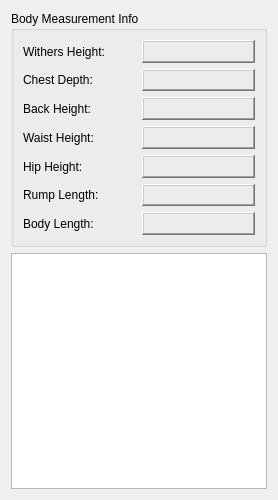
         <widget class="QWidget" name="leftCompsWidget" native="true">
          <property name="sizePolicy">
           <sizepolicy hsizetype="Expanding" vsizetype="Expanding">
            <horstretch>25</horstretch>
            <verstretch>80</verstretch>
           </sizepolicy>
          </property>
          <property name="minimumSize">
           <size>
            <width>261</width>
            <height>500</height>
           </size>
          </property>
          <layout class="QVBoxLayout" name="verticalLayout_2">
           <item>
            <widget class="QGroupBox" name="BMIGroupBox">
             <property name="sizePolicy">
              <sizepolicy hsizetype="Expanding" vsizetype="Expanding">
               <horstretch>0</horstretch>
               <verstretch>0</verstretch>
              </sizepolicy>
             </property>
             <property name="minimumSize">
              <size>
               <width>200</width>
               <height>200</height>
              </size>
             </property>
             <property name="baseSize">
              <size>
               <width>256</width>
               <height>271</height>
              </size>
             </property>
             <property name="title">
              <string>Body Measurement Info</string>
             </property>
             <layout class="QVBoxLayout" name="verticalLayout_3">
              <item>
               <layout class="QHBoxLayout" name="horizontalLayout_12">
                <item>
                 <widget class="QLabel" name="withersHgtLabel">
                  <property name="minimumSize">
                   <size>
                    <width>111</width>
                    <height>20</height>
                   </size>
                  </property>
                  <property name="text">
                   <string>Withers Height:</string>
                  </property>
                 </widget>
                </item>
                <item>
                 <widget class="QLabel" name="withersHgtInfoLabel">
                  <property name="minimumSize">
                   <size>
                    <width>72</width>
                    <height>20</height>
                   </size>
                  </property>
                  <property name="frameShape">
                   <enum>QFrame::WinPanel</enum>
                  </property>
                  <property name="frameShadow">
                   <enum>QFrame::Raised</enum>
                  </property>
                  <property name="text">
                   <string/>
                  </property>
                  <property name="alignment">
                   <set>Qt::AlignRight|Qt::AlignTrailing|Qt::AlignVCenter</set>
                  </property>
                 </widget>
                </item>
               </layout>
              </item>
              <item>
               <layout class="QHBoxLayout" name="horizontalLayout_13">
                <item>
                 <widget class="QLabel" name="chestDptLabel">
                  <property name="minimumSize">
                   <size>
                    <width>111</width>
                    <height>20</height>
                   </size>
                  </property>
                  <property name="text">
                   <string>Chest Depth:</string>
                  </property>
                 </widget>
                </item>
                <item>
                 <widget class="QLabel" name="chestDptInfoLabel">
                  <property name="minimumSize">
                   <size>
                    <width>72</width>
                    <height>20</height>
                   </size>
                  </property>
                  <property name="frameShape">
                   <enum>QFrame::WinPanel</enum>
                  </property>
                  <property name="frameShadow">
                   <enum>QFrame::Raised</enum>
                  </property>
                  <property name="text">
                   <string/>
                  </property>
                 </widget>
                </item>
               </layout>
              </item>
              <item>
               <layout class="QHBoxLayout" name="horizontalLayout_14">
                <item>
                 <widget class="QLabel" name="backHgtLabel">
                  <property name="minimumSize">
                   <size>
                    <width>111</width>
                    <height>20</height>
                   </size>
                  </property>
                  <property name="text">
                   <string>Back Height:</string>
                  </property>
                 </widget>
                </item>
                <item>
                 <widget class="QLabel" name="backHgtInfoLabel">
                  <property name="minimumSize">
                   <size>
                    <width>72</width>
                    <height>20</height>
                   </size>
                  </property>
                  <property name="frameShape">
                   <enum>QFrame::WinPanel</enum>
                  </property>
                  <property name="frameShadow">
                   <enum>QFrame::Raised</enum>
                  </property>
                  <property name="text">
                   <string/>
                  </property>
                 </widget>
                </item>
               </layout>
              </item>
              <item>
               <layout class="QHBoxLayout" name="horizontalLayout_15">
                <item>
                 <widget class="QLabel" name="waistHgtLabel">
                  <property name="minimumSize">
                   <size>
                    <width>111</width>
                    <height>20</height>
                   </size>
                  </property>
                  <property name="text">
                   <string>Waist Height:</string>
                  </property>
                 </widget>
                </item>
                <item>
                 <widget class="QLabel" name="waistHgtInfoLabel">
                  <property name="minimumSize">
                   <size>
                    <width>72</width>
                    <height>20</height>
                   </size>
                  </property>
                  <property name="frameShape">
                   <enum>QFrame::WinPanel</enum>
                  </property>
                  <property name="frameShadow">
                   <enum>QFrame::Raised</enum>
                  </property>
                  <property name="text">
                   <string/>
                  </property>
                 </widget>
                </item>
               </layout>
              </item>
              <item>
               <layout class="QHBoxLayout" name="horizontalLayout_16">
                <item>
                 <widget class="QLabel" name="hipHgtLabel">
                  <property name="minimumSize">
                   <size>
                    <width>111</width>
                    <height>20</height>
                   </size>
                  </property>
                  <property name="text">
                   <string>Hip Height:</string>
                  </property>
                 </widget>
                </item>
                <item>
                 <widget class="QLabel" name="hipHgtInfoLabel">
                  <property name="minimumSize">
                   <size>
                    <width>72</width>
                    <height>20</height>
                   </size>
                  </property>
                  <property name="frameShape">
                   <enum>QFrame::WinPanel</enum>
                  </property>
                  <property name="frameShadow">
                   <enum>QFrame::Raised</enum>
                  </property>
                  <property name="text">
                   <string/>
                  </property>
                 </widget>
                </item>
               </layout>
              </item>
              <item>
               <layout class="QHBoxLayout" name="horizontalLayout_17">
                <item>
                 <widget class="QLabel" name="rumpLgtLabel">
                  <property name="minimumSize">
                   <size>
                    <width>111</width>
                    <height>20</height>
                   </size>
                  </property>
                  <property name="text">
                   <string>Rump Length:</string>
                  </property>
                 </widget>
                </item>
                <item>
                 <widget class="QLabel" name="rumpLgtInfoLabel">
                  <property name="minimumSize">
                   <size>
                    <width>72</width>
                    <height>20</height>
                   </size>
                  </property>
                  <property name="frameShape">
                   <enum>QFrame::WinPanel</enum>
                  </property>
                  <property name="frameShadow">
                   <enum>QFrame::Raised</enum>
                  </property>
                  <property name="text">
                   <string/>
                  </property>
                 </widget>
                </item>
               </layout>
              </item>
              <item>
               <layout class="QHBoxLayout" name="horizontalLayout_18">
                <item>
                 <widget class="QLabel" name="bodyLgtLabel">
                  <property name="minimumSize">
                   <size>
                    <width>111</width>
                    <height>20</height>
                   </size>
                  </property>
                  <property name="text">
                   <string>Body Length:</string>
                  </property>
                 </widget>
                </item>
                <item>
                 <widget class="QLabel" name="bodyLgtInfoLabel">
                  <property name="minimumSize">
                   <size>
                    <width>72</width>
                    <height>20</height>
                   </size>
                  </property>
                  <property name="frameShape">
                   <enum>QFrame::WinPanel</enum>
                  </property>
                  <property name="frameShadow">
                   <enum>QFrame::Raised</enum>
                  </property>
                  <property name="text">
                   <string/>
                  </property>
                 </widget>
                </item>
               </layout>
              </item>
             </layout>
            </widget>
           </item>
           <item>
            <widget class="QTableWidget" name="imageTableWidget">
             <property name="sizePolicy">
              <sizepolicy hsizetype="Expanding" vsizetype="Expanding">
               <horstretch>0</horstretch>
               <verstretch>0</verstretch>
              </sizepolicy>
             </property>
             <property name="minimumSize">
              <size>
               <width>248</width>
               <height>230</height>
              </size>
             </property>
             <property name="maximumSize">
              <size>
               <width>16777215</width>
               <height>16777215</height>
              </size>
             </property>
             <property name="baseSize">
              <size>
               <width>256</width>
               <height>300</height>
              </size>
             </property>
             <property name="frameShape">
              <enum>QFrame::StyledPanel</enum>
             </property>
             <property name="frameShadow">
              <enum>QFrame::Sunken</enum>
             </property>
             <property name="midLineWidth">
              <number>0</number>
             </property>
             <property name="columnCount">
              <number>0</number>
             </property>
             <attribute name="horizontalHeaderCascadingSectionResizes">
              <bool>false</bool>
             </attribute>
             <attribute name="horizontalHeaderMinimumSectionSize">
              <number>31</number>
             </attribute>
            </widget>
           </item>
          </layout>
         </widget>
